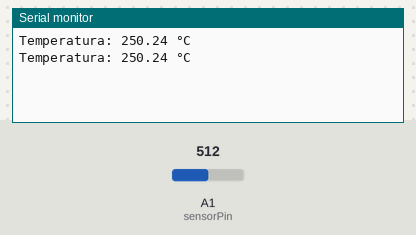
A sketch run on a simulated Arduino Uno, built with avr-gcc and run on an emulated ATmega328P. Shown: the last lines printed to the serial monitor. The test bench sets the inputs (shaded band); at power-on: A1 (sensorPin) = 512.

Above: at 1.8 s.
1.9 s: A1 (sensorPin) set to 716
At 2.8 s:
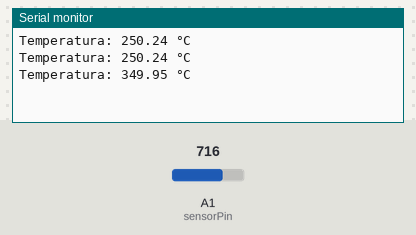
3.4 s: A1 (sensorPin) set to 900
At 4.3 s:
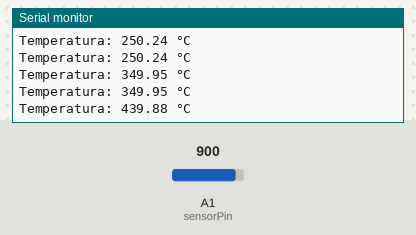
Timing chart, 0 to 6.4 s (numbered marks = the images above; inputs shaded):
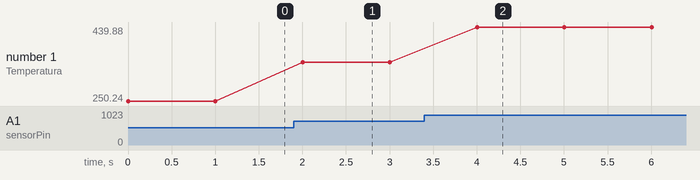

Measured:
- after the input at 1.9 s, the serial monitor: prints a new line after 0.10 s (image 1)
- after the input at 3.4 s, the serial monitor: prints a new line after 0.60 s (image 2)
- plotted number 1: 250.24 → 349.95 after the input at 1.9 s, 349.95 → 439.88 after the input at 3.4 s

The sketch:

sketch_may16a.ino
```cpp
const int sensorPin = A1;

void setup() {
    Serial.begin(9600);
}

void loop() {
    int sensorValue = analogRead(sensorPin);
    float voltage = sensorValue * (5.0 / 1023.0);
    float temperatureC = voltage * 100.0;
    Serial.print("Temperatura: ");
    Serial.print(temperatureC);
    Serial.println(" °C");
    delay(1000);
}
```
